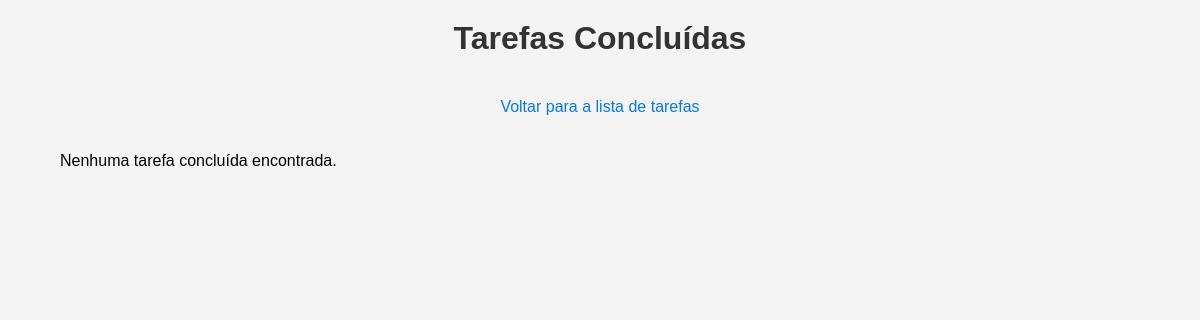
/tasks/done, run on an earlier commit of the app's database.
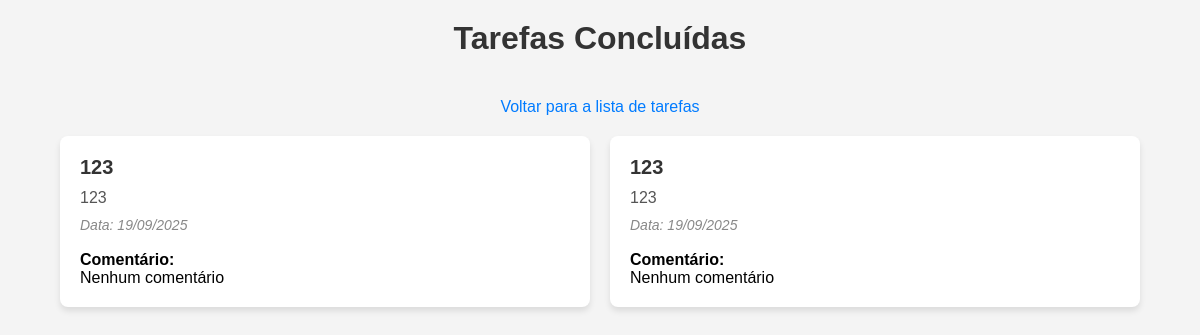
And on a later commit of the database.
### app/models/task.py (models this page shows, shortened)
class Task(db.Model):
    id = db.Column(db.Integer, primary_key=True)
    title = db.Column(db.String(100), nullable=False)
    description = db.Column(db.String(200), nullable=True)
    date = db.Column(db.DateTime, nullable=True)
    done = db.Column(db.Boolean, default=False)
    done_comment = db.Column(db.String(300), nullable=True)
    user_email = db.Column(db.String(120), nullable=False)

### app/routes/home.py (the view)
@home_bp.route('/tasks/done')
def list_done_tasks():
    done_tasks = Task.query.filter_by(done=True).all()
    return render_template('done_tasks.html', tasks=done_tasks)

### app/templates/done_tasks.html (shortened to what this page needs)
<!DOCTYPE html>
<html lang="pt-br">
  <head>
  </head>
  <body>
    <h1>Tarefas Concluídas</h1>
    <div class="links">
      <a href="{{ url_for('home.list_tasks') }}"
        >Voltar para a lista de tarefas</a
      >
    </div>
    <div class="tasks-container">
      {% for task in tasks %}
      <div class="task-card">
        <h2>{{ task.title }}</h2>
        <p>{{ task.description }}</p>
        {% if task.date %}
        <em>Data: {{ task.date.strftime('%d/%m/%Y') }}</em>
        {% else %}
        <em>Data: Não especificada</em>
        {% endif %}
        <br />
        <strong>Comentário:</strong> {{ task.done_comment or "Nenhum comentário"
        }}
      </div>
      {% else %}
      <p>Nenhuma tarefa concluída encontrada.</p>
      {% endfor %}
    </div>
  </body>
</html>

What changed in the data, as far as the page shows it:
now on this page (row edited): Task: title "123", description "123", date "19/09/2025", done_comment "Nenhum comentário"
now on this page (row edited): Task: title "123", description "123", date "19/09/2025", done_comment "Nenhum comentário"
Also different on the page:
text no longer shown: "Nenhuma tarefa concluída encontrada."
